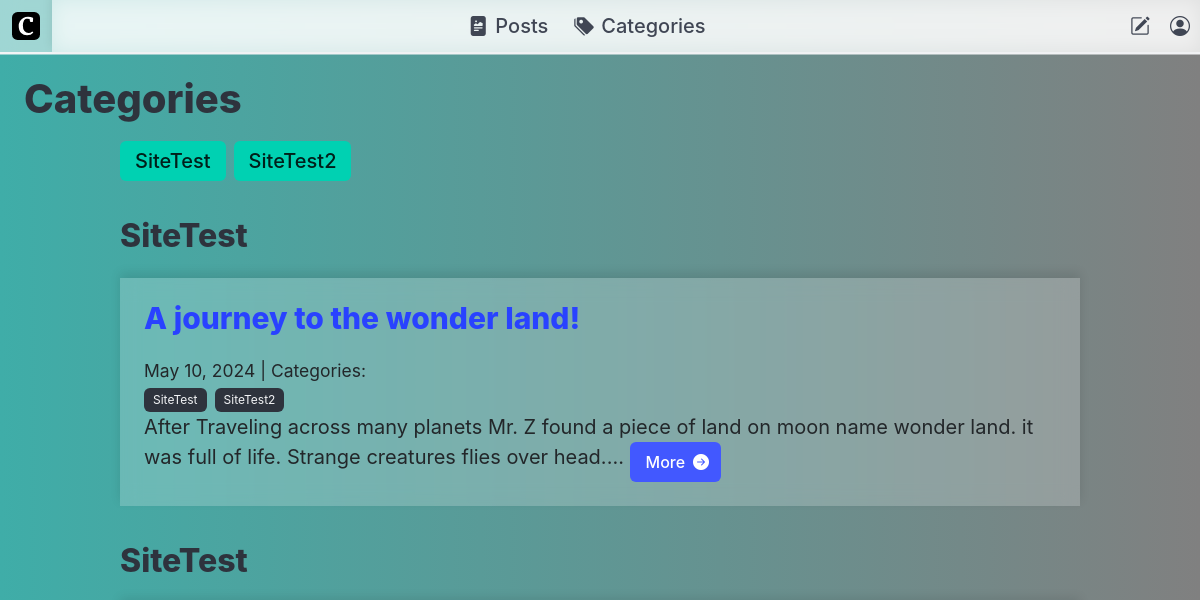
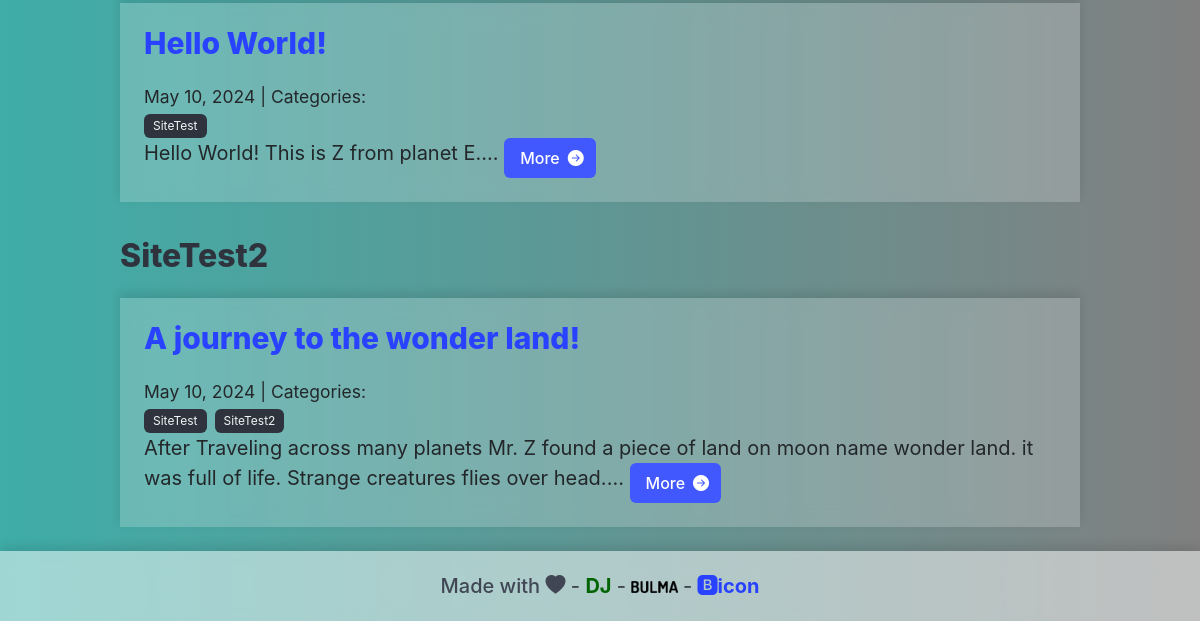
/categories/, run on an earlier commit of the app's database (2 pictures, top to bottom).
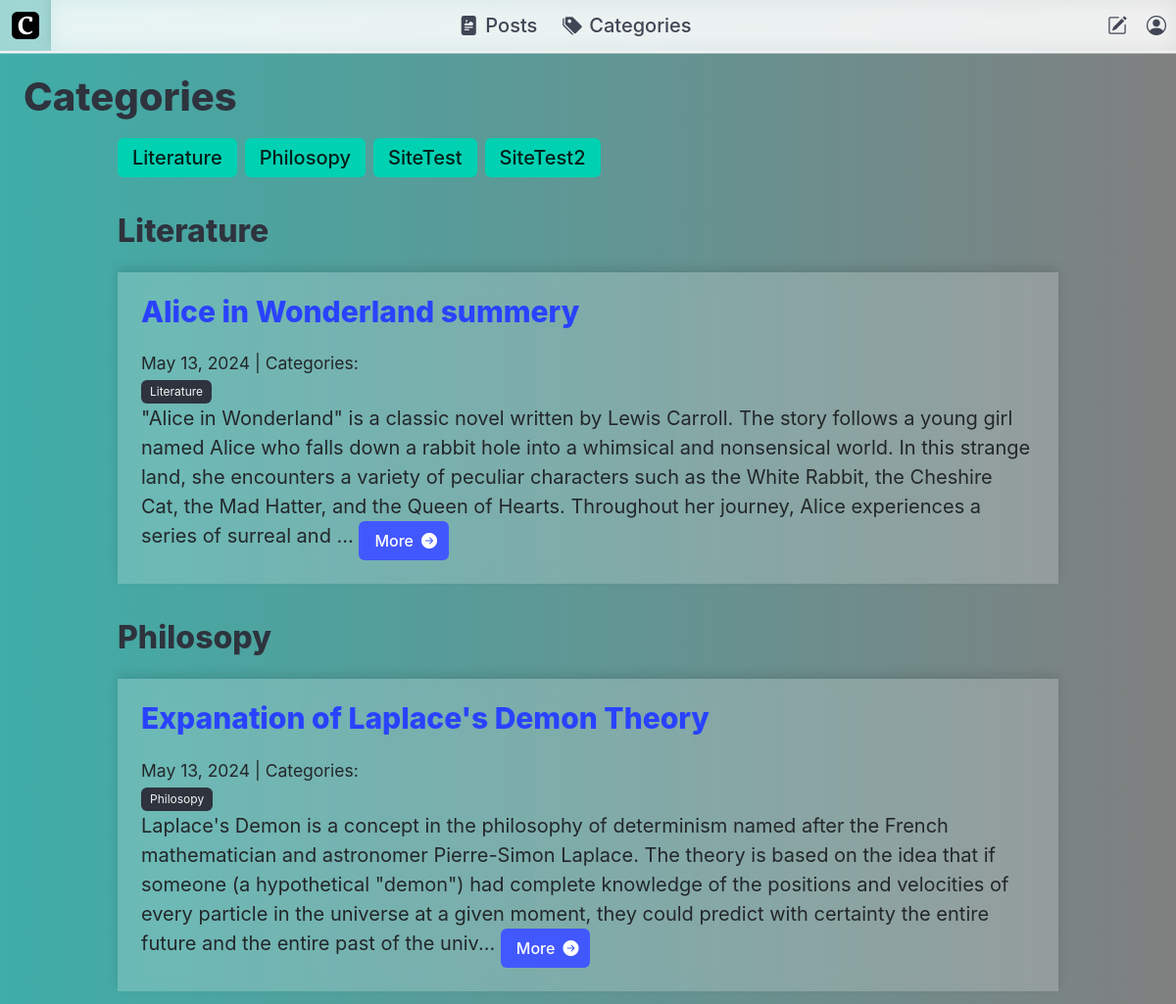
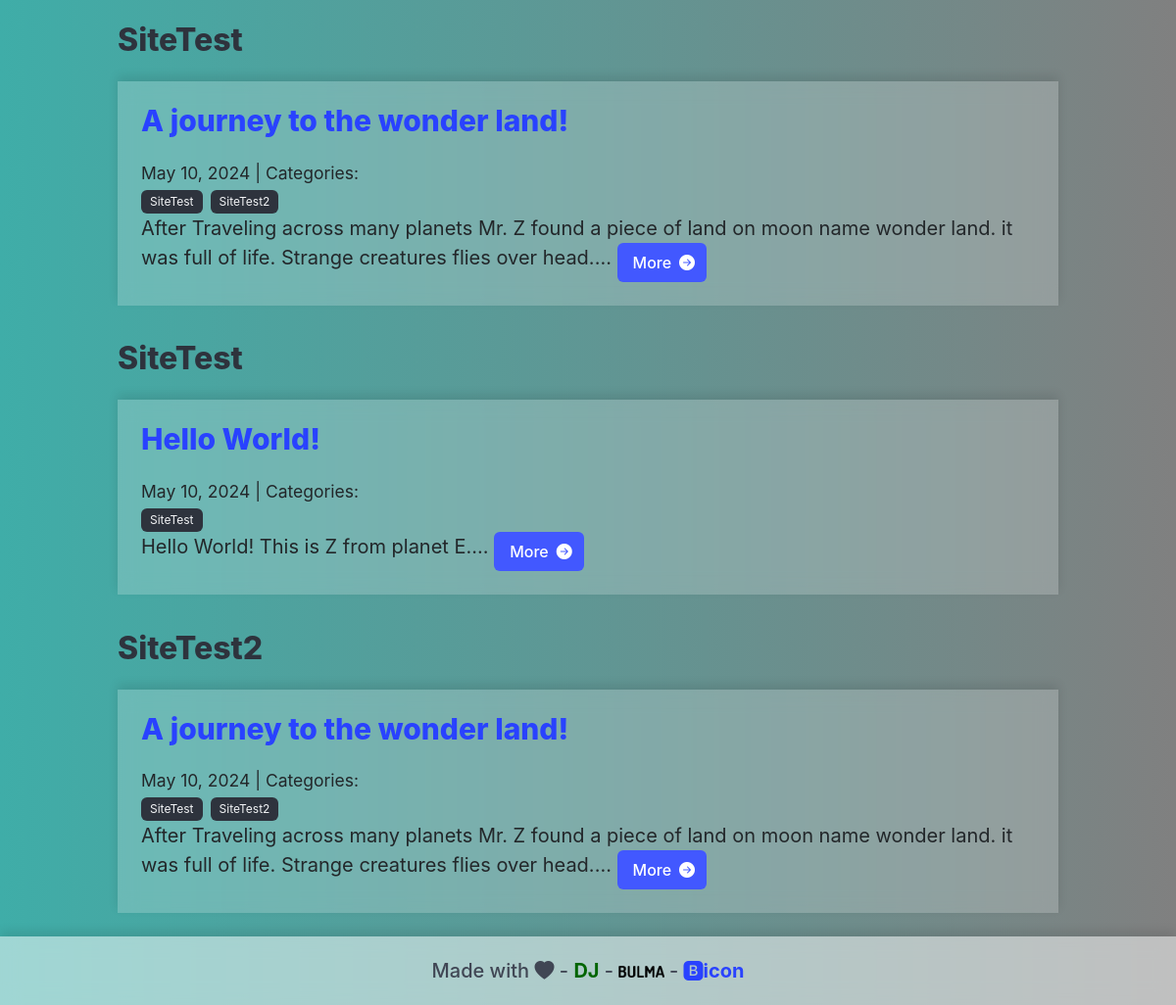
And on a later commit of the database (2 pictures, top to bottom).
### blog/models.py (models this page shows, shortened)
class Category(models.Model):
    name = models.CharField(max_length=30)
    class Meta:
        verbose_name_plural = "categories"
    def __str__(self):
        return self.name

class Post(models.Model):
    title = models.CharField(max_length=255)
    body = models.TextField()
    created_on = models.DateTimeField(auto_now_add=True)
    last_modified = models.DateTimeField(auto_now=True)
    author = models.ForeignKey(settings.AUTH_USER_MODEL, on_delete=models.CASCADE, default=1)  # Replace 1 with a valid user ID
    categories = models.ManyToManyField('Category', related_name='posts')
    love_reactions = models.ManyToManyField(settings.AUTH_USER_MODEL, related_name='loved_posts', blank=True)

### blog/views.py (the view)
# urls.py: path("categories/", views.blog_category_list, name="blog_category_list"),
def blog_category_list(request):
    categories = Category.objects.all().order_by("name")
    posts=Post.objects.all().order_by('-created_on')
    context = {
        "categories":categories,
        "posts":posts,
    }
    return render(request, "blog/category_list.html", context)

### blog/templates/blog/category_list.html (shortened to what this page needs)
{% extends "base.html" %}
{% block page_title %}
<div class="title-box-container">
    <h1 class="title is-2">Categories</h1>
</div>
{% endblock page_title %}
{% block page_content %}
<div class="container">
    <div class="tags block is-align-items-center">
        {% for category in categories %}
            <a href="{% url 'blog_category' category.name %}">
            <span class="tag is-hoverable is-primary is-large">{{ category.name }}</span>
        </a>
        {% endfor %}
    </div>
    {% for category_name in categories %}
        {% for post in posts %}
            {% if category_name in post.categories.all %}
                <h2 class="subtitle is-3">{{ category_name }}</h2>
                <div class="blur-white ">
                    <h3><a href="{% url 'blog_detail' post.pk %}"> {{ post.title }} </a></h3>
                    <small>
                        {{ post.created_on.date }} | Categories:
                        <div class="tags">
                        {% for category in post.categories.all %}
                            <a href="{% url 'blog_category' category.name %}">
                                <span class="tag is-dark">{{ category.name }}</span>
                            </a>
                        {% endfor %}
                        </div>
                    </small>
                    <p>{{ post.body | slice:":400" }}...
                        <a href="{% url 'blog_detail' post.pk %}">
                            <button class="button is-link ">
                            <span>More</span>
                            <span class="icon is-small">
                                <i class="bi bi-arrow-right-circle-fill"></i>
                            </span>
                        </button>
                        </a>
                    </p>
                </div>
            {% endif %}
        {% endfor %}
    {% endfor %}
</div>
{% endblock page_content %}

What changed in the data, as far as the page shows it:
added Category: name "Literature"
added Category: name "Philosopy"
added Post: title "Alice in Wonderland summery", created_on "May 13, 2024", body "\"Alice in Wonderland\" is a classic novel written by Lewis Carroll. The story follows a young girl named Alice who falls down a rabbit hole into a whimsical and nonsensical world. In this strange land, she encounters a variety of peculiar characters such as the White Rabbit, the Cheshire Cat, the Mad Hatter, and the Queen of Hearts. Throughout her journey, Alice experiences a series of surreal and"
added Post: title "Expanation of Laplace's Demon Theory", created_on "May 13, 2024", body "Laplace's Demon is a concept in the philosophy of determinism named after the French mathematician and astronomer Pierre-Simon Laplace. The theory is based on the idea that if someone (a hypothetical \"demon\") had complete knowledge of the positions and velocities of every particle in the universe at a given moment, they could predict with certainty the entire future and the entire past of the univ"
